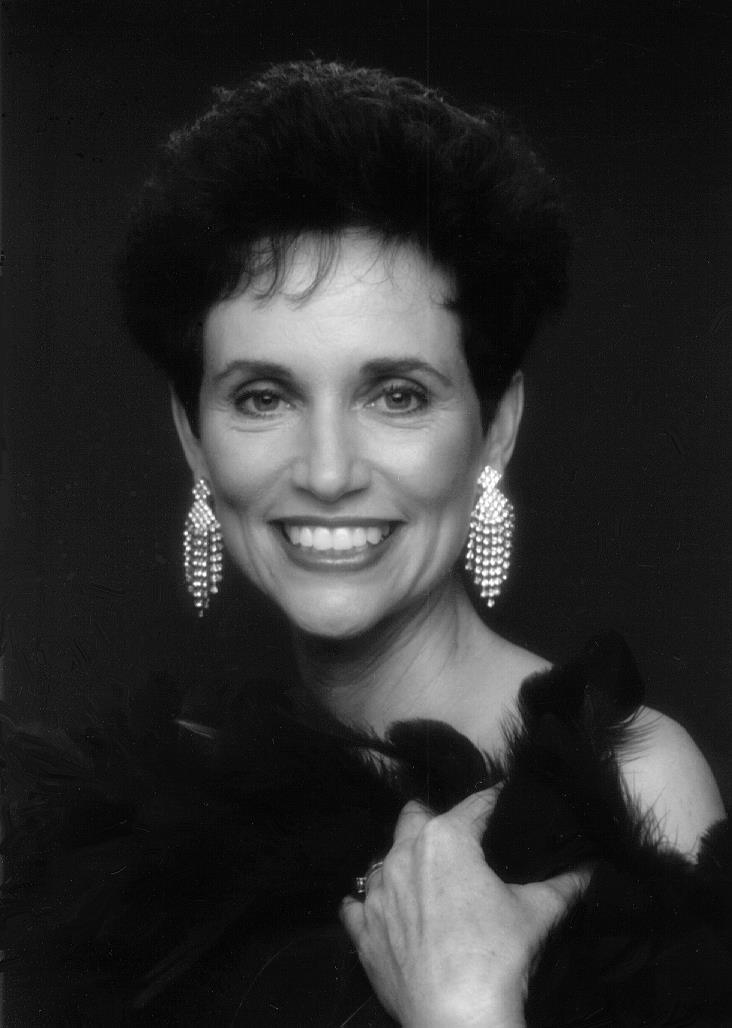
%> input picture dct1.png, 732 x 1028 px
$ octave wavelet.m   (GNU Octave 9; MATLAB toolbox functions it lacks are replaced by stand-ins)
%> lines starting %> are read from the running program, lines starting %| are printed output that depends on the picture
% Read image and convert to grey scale
[A, ~] = imread('dct1.png');
%> A is the input picture: size 1028x732x3 uint8; min 0, max 255, mean 45.6
I = im2gray(A);
I = im2double(I);
%> I: size 1028x732 double

% Display original and noisy images
figure(1);
subplot(1,2,1); imshow(I); title('Original Image');

% Generate noisy image and ensure it's in double format
noisyImage = imnoise(I, 'gaussian', 0, 0.052);
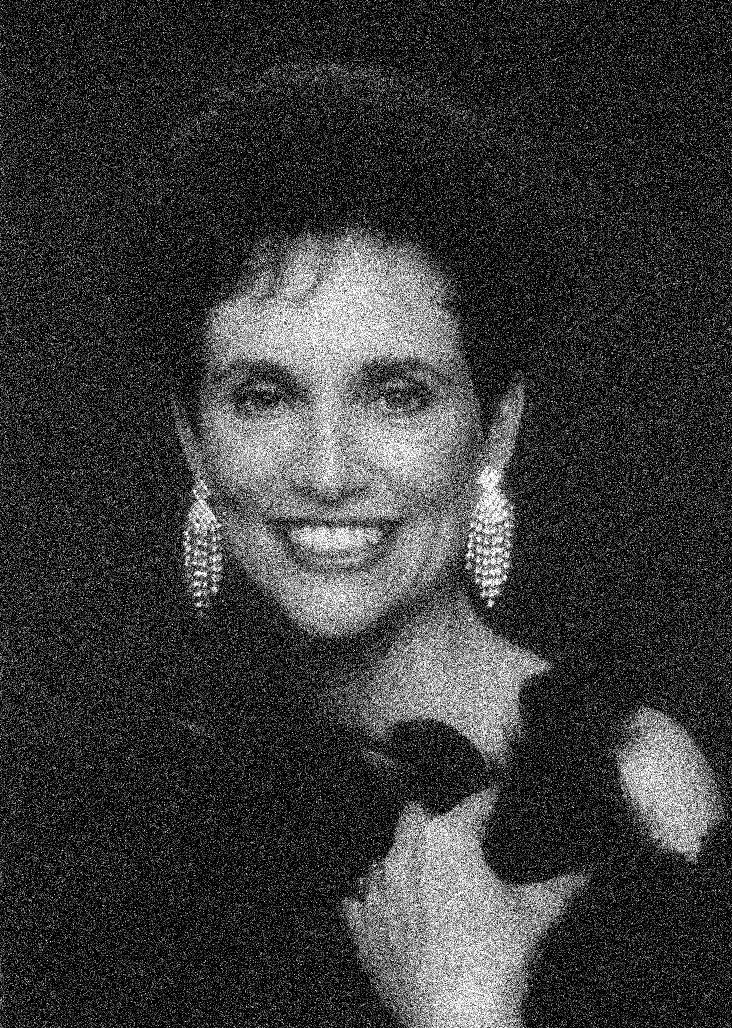
%> noisyImage: size 1028x732 double; min 0, max 1, mean 0.225
subplot(1,2,2); imshow(noisyImage); title('Noisy Image');

% Wavelet decomposition
[c, s] = wavedec2(noisyImage, 2, 'sym4');
%> s = [262 188; 262 188; 517 369; 1028 732]

% Perform denoising using fixed threshold
% You can adjust the threshold as needed
threshold = 0.3;
[denoisedImage, ~, ~, ~, ~] = wdencmp('gbl', c, s, 'sym4', 2, threshold, 's', 1);
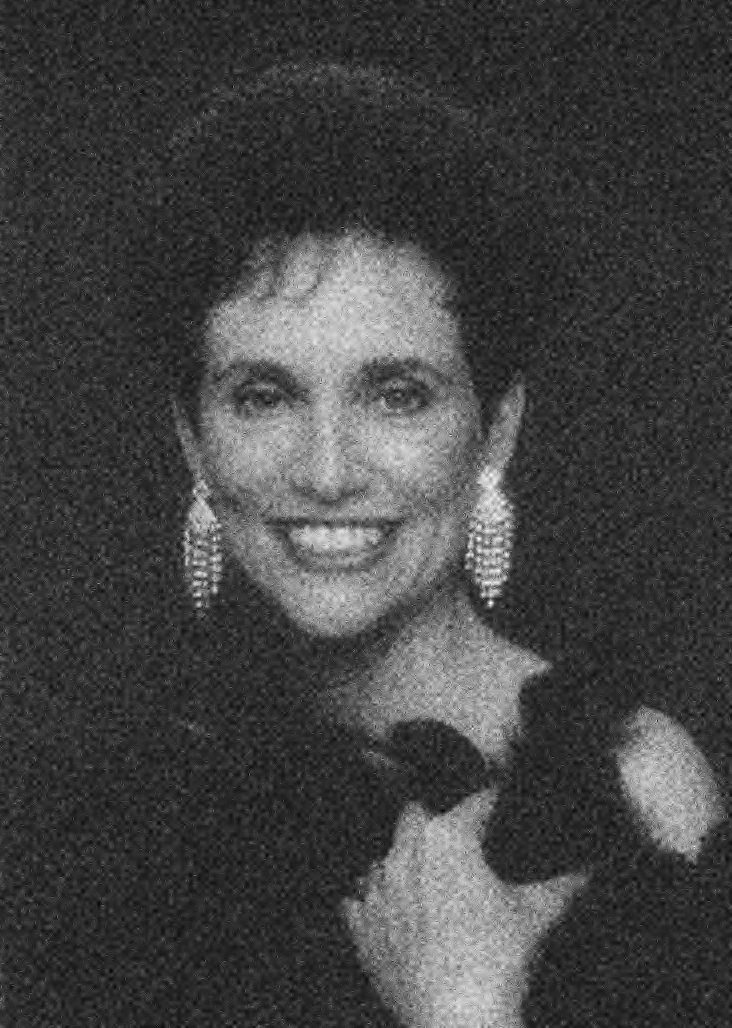
%> denoisedImage: size 1028x732 double; min -0.0839, max 1.09, mean 0.225; drawn with min black and max white

% Display denoised image
figure(2);
subplot(1,3,1); imshow(I); title('Original Image');
subplot(1,3,2); imshow(noisyImage); title('Noisy Image');
subplot(1,3,3); imshow(denoisedImage); title('Denoised Image (Wavelet)');

% Calculate PSNR, MSE and SSIM
psnr_noisy = psnr(I, noisyImage);
%> psnr_noisy = 14.92
psnr_denoised = psnr(I, denoisedImage);
%> psnr_denoised = 22.32

mse_noisy = mean((I - noisyImage).^2, 'all');
%> mse_noisy = 0.0322
mse_denoised = mean((I - denoisedImage).^2, 'all');
%> mse_denoised = 0.00587

ssim_noisy = ssim(I, noisyImage);
%> ssim_noisy = 0.0501
ssim_denoised = ssim(I, denoisedImage);
%> ssim_denoised = 0.376

% Output results
fprintf('Noisy Image - PSNR: %.2f dB, MSE: %.4f, SSIM: %.4f\n', psnr_noisy, mse_noisy, ssim_noisy);
%| Noisy Image - PSNR: 14.92 dB, MSE: 0.0322, SSIM: 0.0501
fprintf('Denoised Image - PSNR: %.2f dB, MSE: %.4f, SSIM: %.4f\n', psnr_denoised, mse_denoised, ssim_denoised);
%| Denoised Image - PSNR: 22.32 dB, MSE: 0.0059, SSIM: 0.3757
